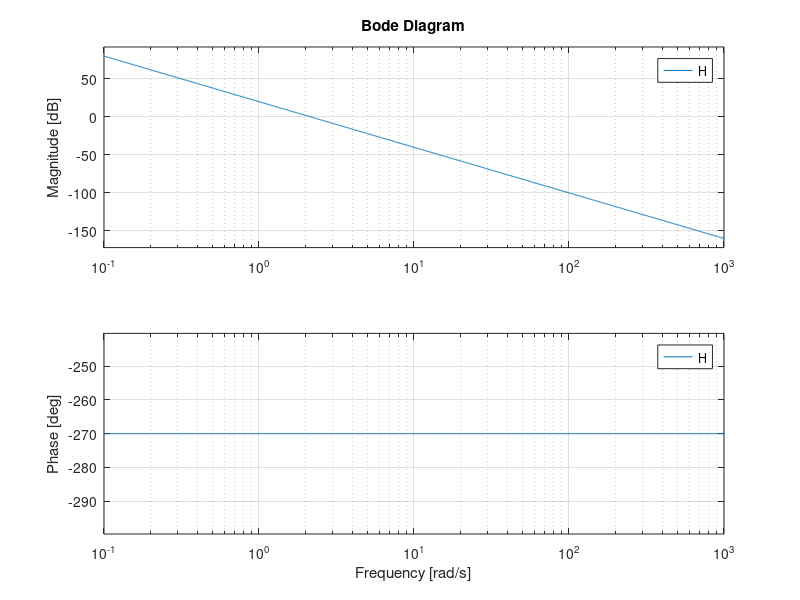
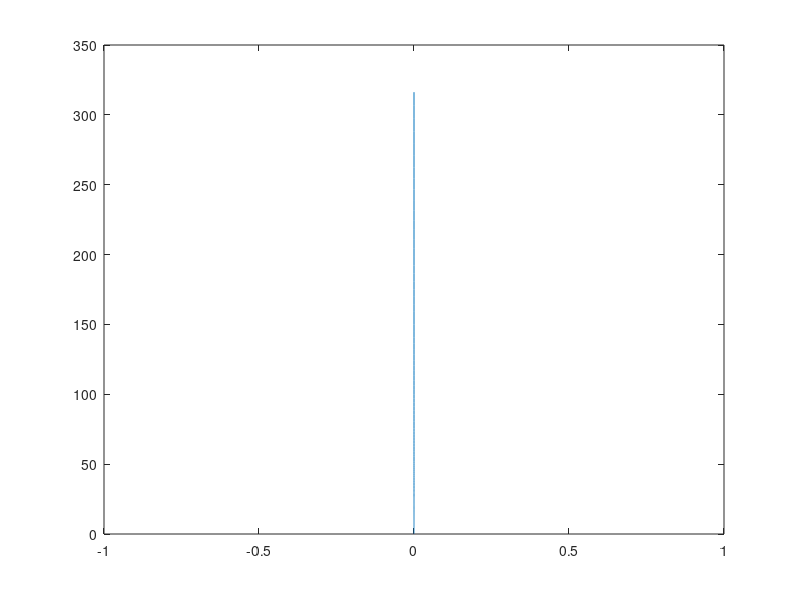
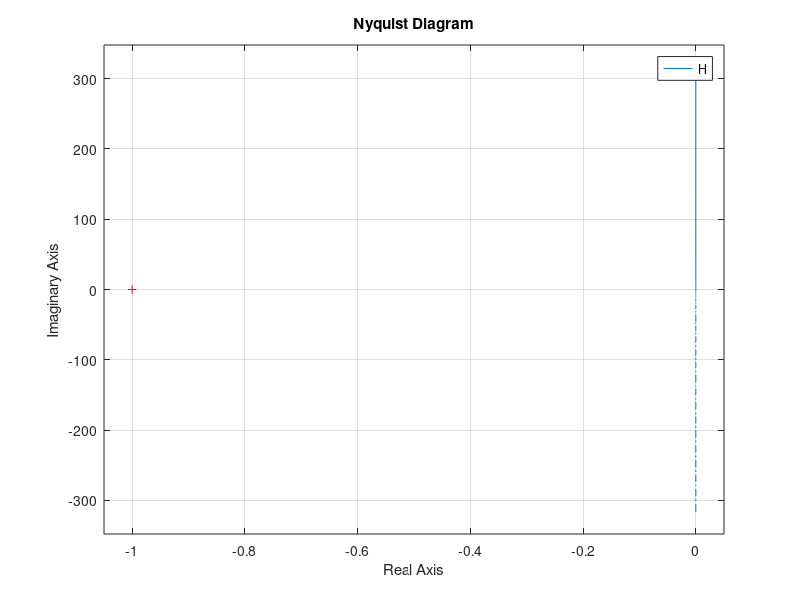
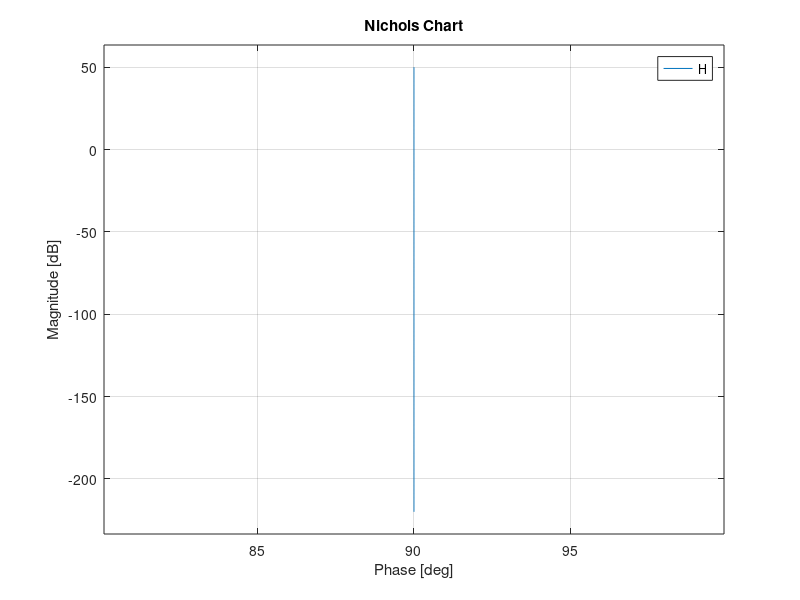

The MATLAB source for these figures, in order:
clear all
close all
clc

s = tf('s');
H = 10/s^3;

figure, bode(H)
[re,im] = nyquist(H);
figure, plot(squeeze(re),squeeze(im))
figure, nyquist(H)
figure, nichols(H)
